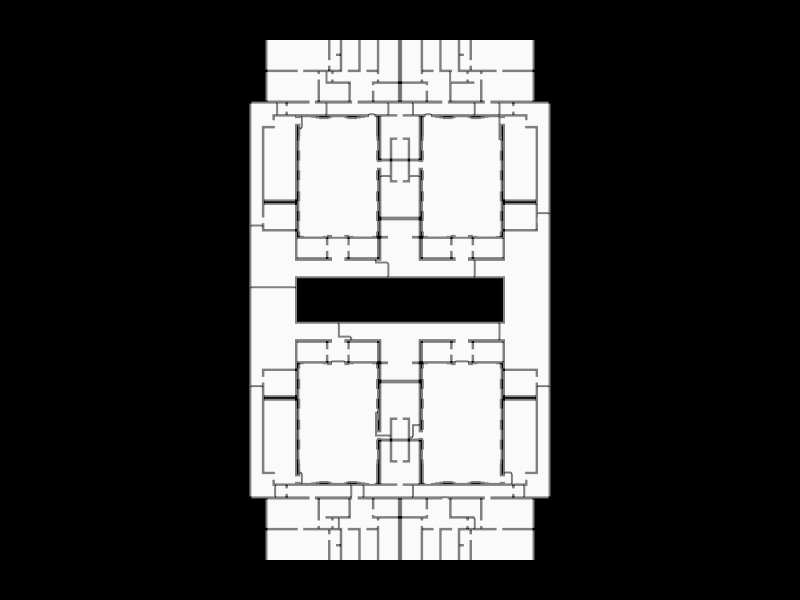

The notebook cell saved with this chart:
### Markdown cell above
> Visualize community zones.

### Code cell
Topology.Show(face_groups,
              faceOpacity=1,
              showEdges=True,
              edgeWidth=8,
              edgeColor="grey",
              camera=[0,0,6],
              backgroundColor="black",
              width=800,
              height=600,
              renderer=renderer)
